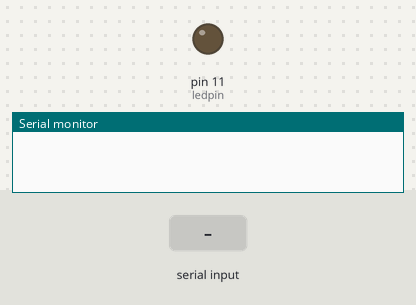
The sketch below on a simulated Arduino Uno, built with avr-gcc and run on an emulated ATmega328P. Parts: output pins drawn as LEDs (lit = HIGH), the last lines printed to the serial monitor. Inputs (shaded band) come from the test bench.

Above: at 1.2 s.
1.3 s: "ON" received over Serial
At 3.2 s:
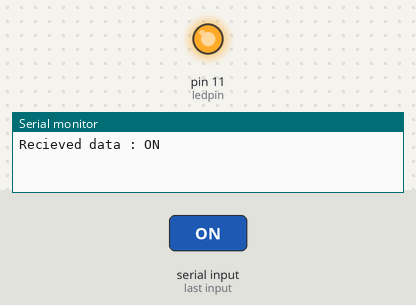
3.8 s: "OFF" received over Serial
At 5.1 s:
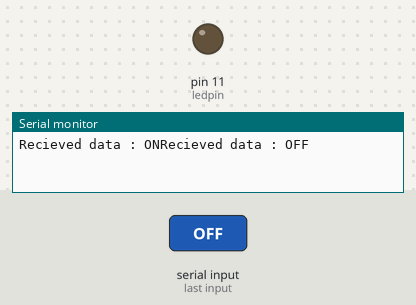
Timing chart, 0 to 6.8 s (numbered marks = the images above; inputs shaded):
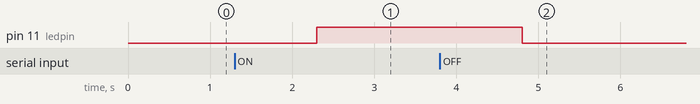

Measured:
- after the input at 1.3 s, pin 11 (ledpin): LOW → HIGH after 1.0 s
- after the input at 3.8 s, pin 11 (ledpin): HIGH → LOW after 1.0 s

The sketch:

uart.ino
```cpp
#define ledpin 11
String recieved_buffer;
void setup() {
  pinMode(ledpin, OUTPUT);
  Serial.begin(9600);
}

void loop() {

    if(Serial.available() > 0){
      recieved_buffer = Serial.readString();

      Serial.print("Recieved data : ");
      Serial.print(recieved_buffer);
  }
  if(recieved_buffer=="ON"){
    digitalWrite(ledpin, HIGH);
    }
  if(recieved_buffer=="OFF"){
    digitalWrite(ledpin, LOW);
    }
}
```
